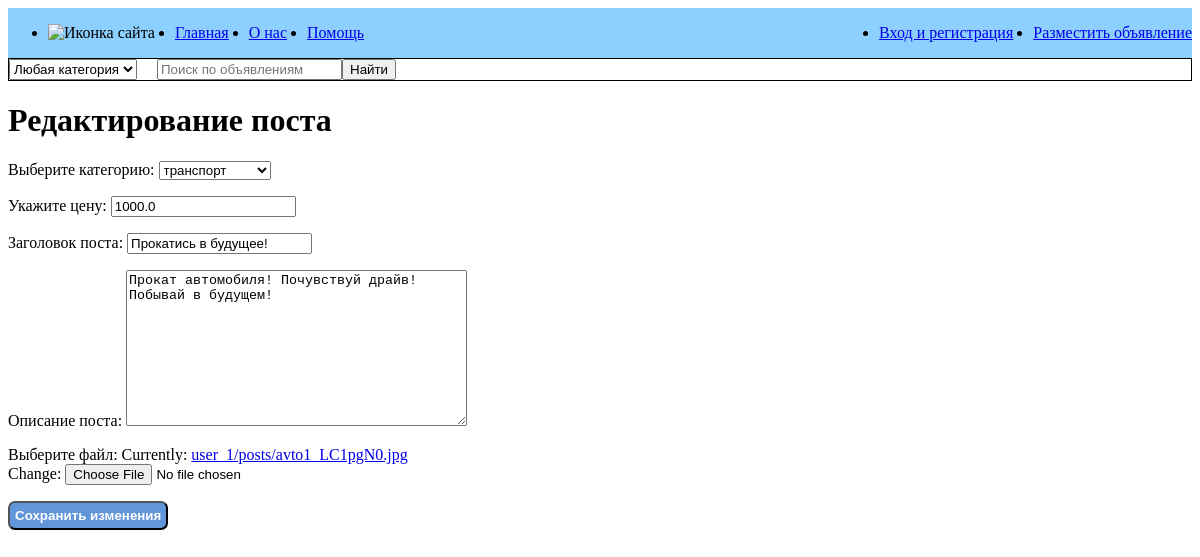
Page /advito/post/23/edit/ (signed in) on the committed database.
### advito/models.py (models this page shows, shortened)
class Post(models.Model):
    author = models.ForeignKey(User, on_delete=models.CASCADE)
    category = models.ForeignKey(CategoryPost, on_delete=models.CASCADE, verbose_name="Категория", related_name='category')
    price = models.FloatField(verbose_name="Цена", blank=True)
    name_descript = models.CharField(max_length=200,  blank=True, verbose_name="Название объявления")
    description = models.TextField(max_length=1000, blank=True, verbose_name="Описание объявления")
    image = models.ImageField(upload_to=user_directory_path, verbose_name="Фото объявления")
    date_pub = models.DateTimeField(default=timezone.now, verbose_name="Дата объявления")
    date_edit = models.DateTimeField(default=timezone.now, verbose_name="Дата редактирования")

### advito/views.py (the view, shortened to what this page needs)
# urls.py: path('post/<int:post_id>/edit/', views.PostEditView.as_view(), name='post_edit'),
class PostEditView(UpdateView):
    model = Post
    pk_url_kwarg = 'post_id'
    template_name = 'advito/post_edit.html'
    form_class = PostForm
    def dispatch(self, request, *args, **kwargs):
        obj = self.get_object()
        if obj.author != request.user:
            raise PermissionDenied ("Вы не автор этого поста!!!")
        return super(PostEditView, self).dispatch(request, *args, **kwargs)

### advito/forms.py
class PostForm(forms.ModelForm):
    class Meta:
        model = Post
        fields = ['category', 'price', 'name_descript','description', 'image']
        labels = {
            'category':'Выберите категорию',
            'price': 'Укажите цену',
            'name_descript':'Заголовок поста',
            'description': 'Описание поста',
            'image':'Выберите файл',
        }
        widjets = {
            'category':forms.Textarea(attrs={
                'class': 'form__category',
                'placeholder': 'Описание поста',
            }),
            'price':forms.Textarea(attrs={
                'class': 'form__textarea',
                'placeholder': 'Цена',
            }),
            'name_descript':forms.Textarea(attrs={
                'class': 'form__title',
                'placeholder': 'Название поста',
            }),
            'description':forms.Textarea(attrs={
                'class': 'form__text',
                'placeholder': 'Описание поста',
            }),
            'image':forms.ClearableFileInput(attrs={
                'class': 'form__file',
                'type': 'file',
            }),
        }

### advito/models.py (called while the page is built)
    def __str__(self):
        return f'{self.name_category}'

### advito/templates/advito/post_edit.html (shortened to what this page needs)
{% extends 'base.html' %}
{% block content %}
  <h1>Редактирование поста</h1>
  <form method="POST" enctype="multipart/form-data">
    {{ form.as_p }}
    <button class="button" type="submit">Сохранить изменения</button>
  </form>
{% endblock  %}

### static/css/style.css (style rules this page uses)
.message-button, .add-vaforite-button, .del-post-button, .create-post__button, .log-button__submit, .button__href, .button, .button__submit { cursor: pointer; border-radius: 7px; padding: 5px; background-color: rgb(98, 150, 218); font-weight: bold; color: #ffffff; max-width: 250px; }

### rows in the picture
Post: category "транспорт", price "1000.0", name_descript "Прокатись в будущее!", description "Прокат автомобиля! Почувствуй драйв! Побывай в будущем!"
